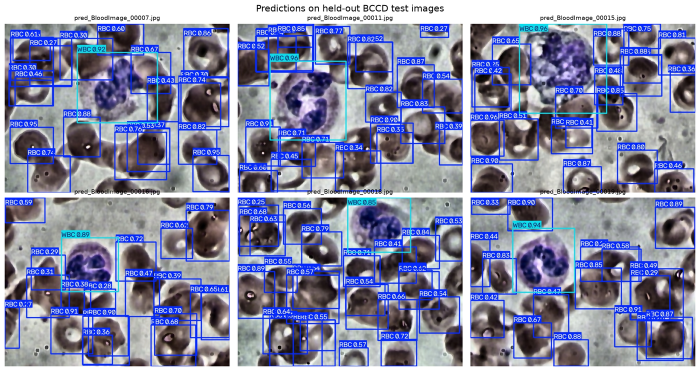
#> input picture assets/detections_grid.png, 1400 x 742 px (shown at 1/2 size)
$ python preprocess.py ../../assets/detections_grid.png out.png
#> lines starting #> are read from the running program, lines starting #| are printed output that depends on the picture
#> in load_image, img is the input picture: shape (742, 1400, 3); mean B, G, R 163.2, 134.3, 130.7
"""OpenCV preprocessing pipeline for blood-smear microscopy images.

The BCCD images are stained peripheral-blood smears. Staining intensity and
microscope illumination vary between images, which hurts a detector's ability
to separate faint cells (especially platelets) from the background. This module
applies a small, deterministic enhancement chain:

    1. CLAHE contrast enhancement on the L channel of LAB space
    2. Gaussian / non-local-means denoising
    3. HSV-based colour normalisation (V rescaled, S clipped)

All steps are pure OpenCV + NumPy, so they run on CPU in a few milliseconds and
are trivially reproducible.
"""
from __future__ import annotations

from dataclasses import dataclass
from typing import Optional, Tuple

import cv2
import numpy as np


@dataclass
class PreprocessConfig:
    """Knobs for the enhancement pipeline (sensible defaults for BCCD)."""

    clahe_clip: float = 2.0
    clahe_grid: Tuple[int, int] = (8, 8)
    denoise_h: float = 7.0
    denoise_h_color: float = 7.0
    denoise_template: int = 7
    denoise_search: int = 21
    hsv_s_max: float = 255.0
    use_denoise: bool = True
    # "bilateral" (fast, edge-preserving) or "nlm" (slow, higher quality)
    denoise_method: str = "bilateral"
    bilateral_d: int = 7
    bilateral_sigma_color: float = 50.0
    bilateral_sigma_space: float = 50.0


def to_gray(img: np.ndarray) -> np.ndarray:
    """Return a single-channel grayscale copy of a BGR/RGB image."""
    if img.ndim == 2:
        return img
    return cv2.cvtColor(img, cv2.COLOR_BGR2GRAY)


def apply_clahe(img: np.ndarray, clip_limit: float = 2.0,
                tile_grid: Tuple[int, int] = (8, 8)) -> np.ndarray:
    """Contrast Limited Adaptive Histogram Equalisation on the LAB L channel.

    CLAHE is applied to luminance only so hue/saturation (which carry the
    stain colour) are preserved.
    """
#> called with clip_limit = 2, tile_grid = (8, 8)
    if img.ndim == 2:
        return cv2.createCLAHE(clipLimit=clip_limit, tileGridSize=tile_grid).apply(img)

    lab = cv2.cvtColor(img, cv2.COLOR_BGR2LAB)
#> lab: shape (742, 1400, 3); mean of channels 0, 1, 2 144.5, 137.4, 113.6
    l, a, b = cv2.split(lab)
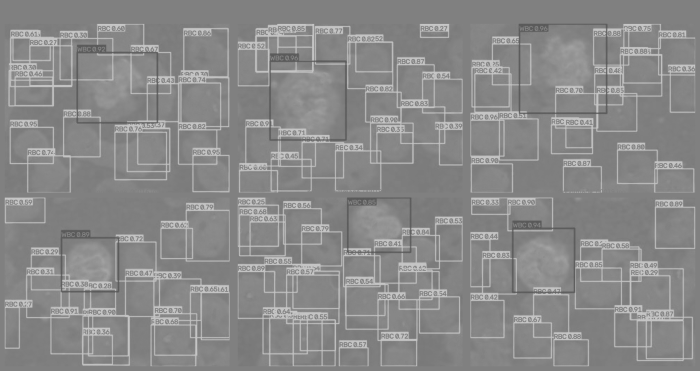
#> a: shape (742, 1400) (shown at 1/2 size); min 87, max 205, mean 137.4
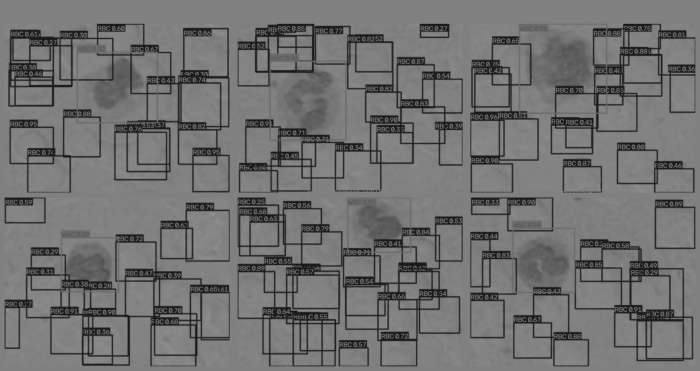
#> b: shape (742, 1400) (shown at 1/2 size); min 22, max 143, mean 113.6
    l = cv2.createCLAHE(clipLimit=clip_limit, tileGridSize=tile_grid).apply(l)
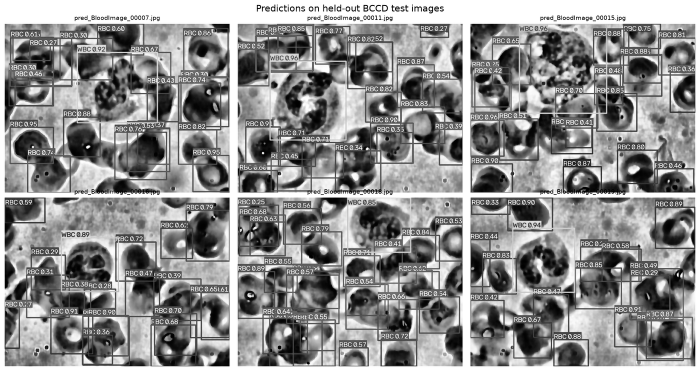
#> l: shape (742, 1400) (shown at 1/2 size); min 0, max 255, mean 141.6
    return cv2.cvtColor(cv2.merge((l, a, b)), cv2.COLOR_LAB2BGR)


def denoise(img: np.ndarray, cfg: PreprocessConfig) -> np.ndarray:
    """Edge-preserving denoising to suppress sensor/microscope grain."""
    if not cfg.use_denoise:
        return img
    if cfg.denoise_method == "bilateral":
        return cv2.bilateralFilter(img, cfg.bilateral_d,
                                   cfg.bilateral_sigma_color,
                                   cfg.bilateral_sigma_space)
    # non-local means: slower but higher quality
    if img.ndim == 2:
        return cv2.fastNlMeansDenoising(img, None, cfg.denoise_h,
                                        cfg.denoise_template, cfg.denoise_search)
    return cv2.fastNlMeansDenoisingColored(img, None, cfg.denoise_h,
                                           cfg.denoise_h_color,
                                           cfg.denoise_template, cfg.denoise_search)


def hsv_normalize(img: np.ndarray, cfg: PreprocessConfig) -> np.ndarray:
    """Rescale value (brightness) and clip saturation to reduce stain drift."""
    if img.ndim == 2:
        return img
    hsv = cv2.cvtColor(img, cv2.COLOR_BGR2HSV).astype(np.float32)
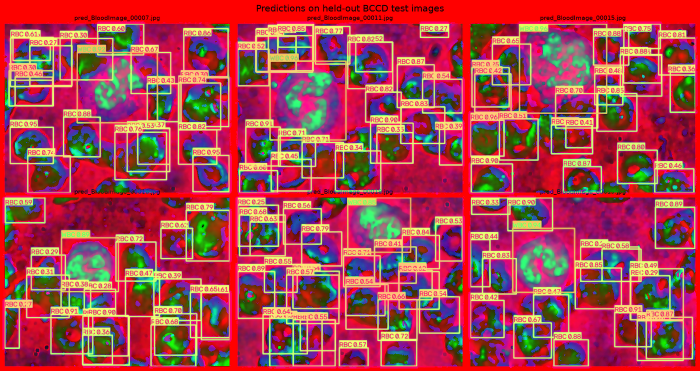
#> hsv: shape (742, 1400, 3) float32 (shown at 1/2 size); mean B, G, R 78.5, 67.2, 165.3
    h, s, v = cv2.split(hsv)
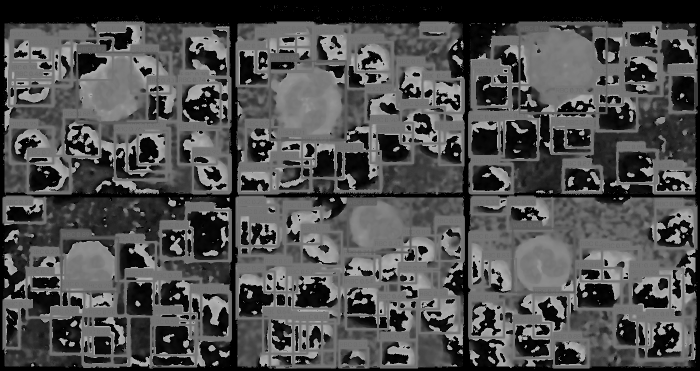
#> h: shape (742, 1400) float32 (shown at 1/2 size); min 0, max 179, mean 78.6
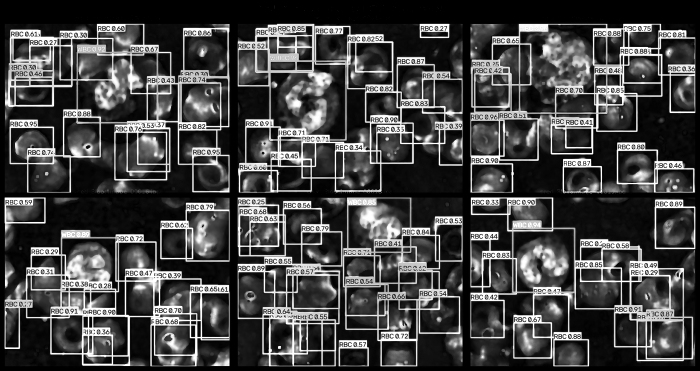
#> s: shape (742, 1400) float32 (shown at 1/2 size); min 0, max 255, mean 67.2
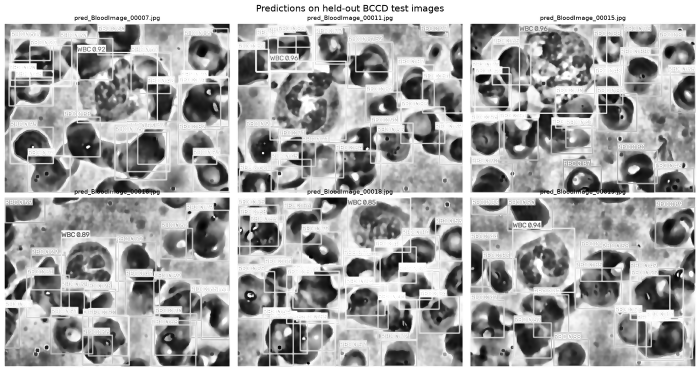
#> v: shape (742, 1400) float32 (shown at 1/2 size); min 1, max 255, mean 165.2
    v = (v - v.min()) / (float(np.ptp(v)) + 1e-6) * 255.0
    s = np.clip(s, 0, cfg.hsv_s_max)
    out = cv2.merge([h, s, v]).astype(np.uint8)
    return cv2.cvtColor(out, cv2.COLOR_HSV2BGR)


def preprocess_image(img: np.ndarray, cfg: Optional[PreprocessConfig] = None) -> np.ndarray:
    """Run the full enhancement chain on a BGR image and return a BGR image."""
    cfg = cfg or PreprocessConfig()
    out = apply_clahe(img, cfg.clahe_clip, cfg.clahe_grid)
    out = denoise(out, cfg)
    out = hsv_normalize(out, cfg)
    return out


def load_image(path: str) -> np.ndarray:
    """Read an image from disk as BGR uint8."""
    img = cv2.imread(path, cv2.IMREAD_COLOR)
    if img is None:
        raise FileNotFoundError(f"Could not read image: {path}")
    return img


def stage_visualisation(img: np.ndarray, cfg: Optional[PreprocessConfig] = None):
    """Return the intermediate stages as an ordered dict (for docs/plots)."""
    cfg = cfg or PreprocessConfig()
    a = apply_clahe(img, cfg.clahe_clip, cfg.clahe_grid)
    b = denoise(a, cfg)
    c = hsv_normalize(b, cfg)
    return {"original": img, "clahe": a, "denoise": b, "hsv_norm": c}


def _main() -> None:  # pragma: no cover - tiny CLI
    import argparse
    p = argparse.ArgumentParser(description="Preprocess a blood-smear image")
    p.add_argument("input")
    p.add_argument("output")
    args = p.parse_args()
    cv2.imwrite(args.output, preprocess_image(load_image(args.input)))
    print(f"wrote {args.output}")


if __name__ == "__main__":  # pragma: no cover
    _main()

$ run again, on assets/preprocessing_stages.png
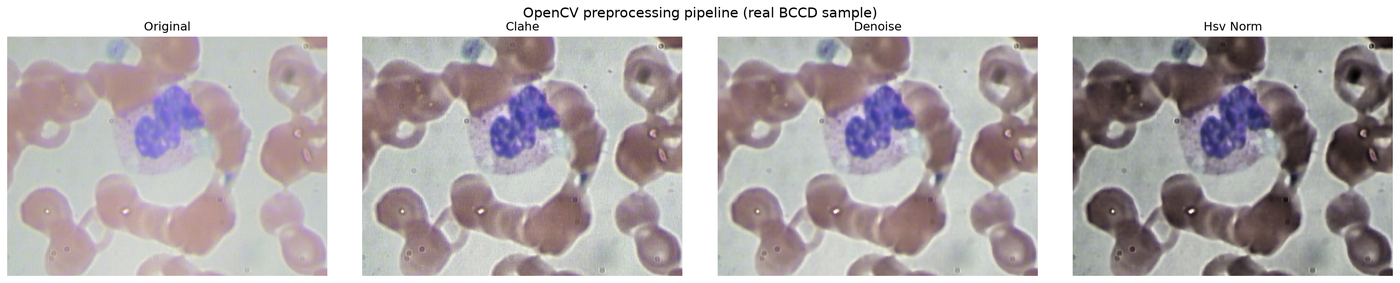
#> input picture assets/preprocessing_stages.png, 1400 x 283 px
#> in load_image, img is the input picture: shape (283, 1400, 3); mean B, G, R 179.1, 176.9, 183.5
#> lab: shape (283, 1400, 3); mean of channels 0, 1, 2 184.1, 131.2, 127.7
#> in hsv_normalize, `h, s, v = cv2.split(hsv)`:
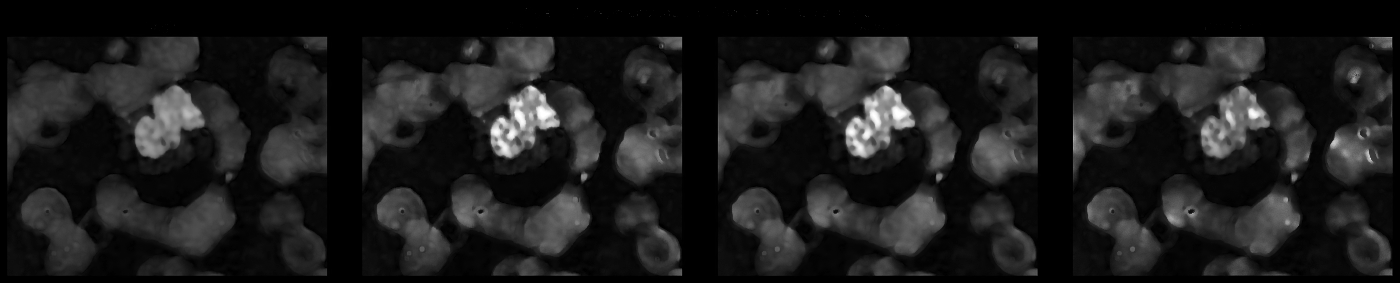
#> s: shape (283, 1400) float32; min 0, max 255, mean 27.8
#> in hsv_normalize, `h, s, v = cv2.split(hsv)`:
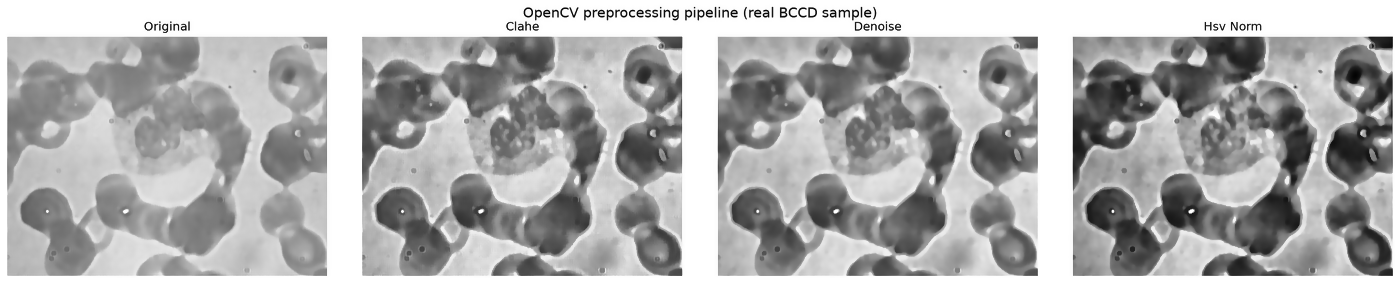
#> v: shape (283, 1400) float32; min 3, max 255, mean 174.7
